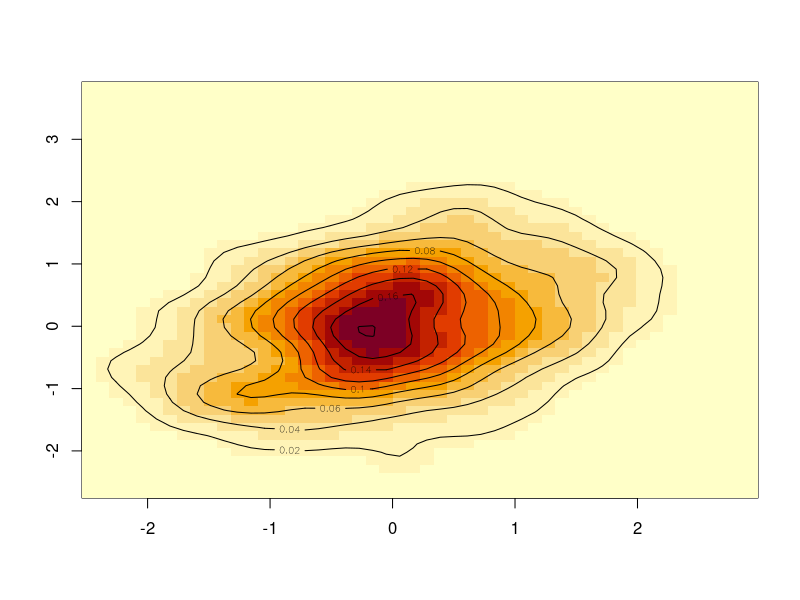

Recreate this plot in R.
## ---- chunk 1
require(MASS)
mu <- c(0,0)
sigma <- matrix(c(1, 0.3, 0.3, 1), 2)
binorm <- mvrnorm(1000, mu = mu, Sigma = sigma )
# Calculate kernel density estimate
binorm.dens <- kde2d(binorm[,1], binorm[,2], n = 50)
# Contour plot overlayed on heat map image of results
image(binorm.dens) # , xlim=c(-10,10), ylim=c(-10,10))
contour(binorm.dens, add = TRUE)
